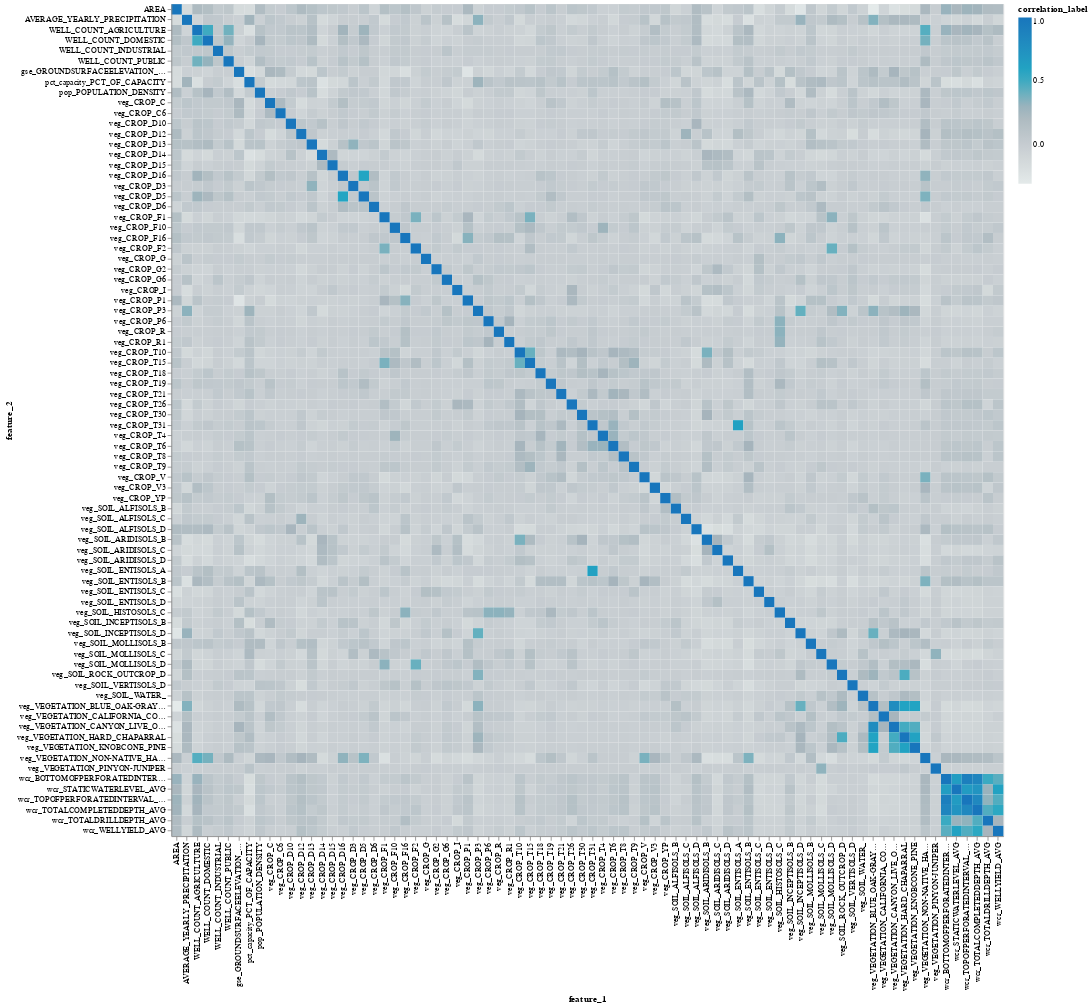

The code cell stored with this chart in its notebook:
### Markdown cell above
### Find feature correlation

### Code cell
#Elements of the pipeline can be extracted out of the pipeline
      

draw_corr_heatmap(X_train_impute_df.reset_index(), ['TOWNSHIP_RANGE', 'YEAR'])

### Figure 1 — Vega-Lite specification as saved in the notebook (floating-point values rounded to 4 significant figures; data arrays with more than 128 entries replaced by an {"elided": "..."} marker saying what was removed)
{"config": {"view": {"continuousWidth": 400, "continuousHeight": 300}}, "data": {"name": "data-74b4fc183ec2f85ad3ffa1c0c21da827"}, "mark": "rect", "encoding": {"color": {"field": "correlation_label", "scale": {"scheme": "lightgreyteal"}, "type": "quantitative"}, "tooltip": [{"field": "feature_1", "title": "feature_1", "type": "nominal"}, {"field": "feature_2", "title": "feature_2", "type": "nominal"}, {"field": "correlation_label", "title": "Correlation Value", "type": "quantitative"}], "x": {"field": "feature_1", "type": "nominal"}, "y": {"field": "feature_2", "type": "nominal"}}, "height": 1000, "width": 1000, "$schema": "https://vega.github.io/schema/vega-lite/v4.17.0.json", "datasets": {"data-74b4fc183ec2f85ad3ffa1c0c21da827": {"elided": "6400 records"}}}
